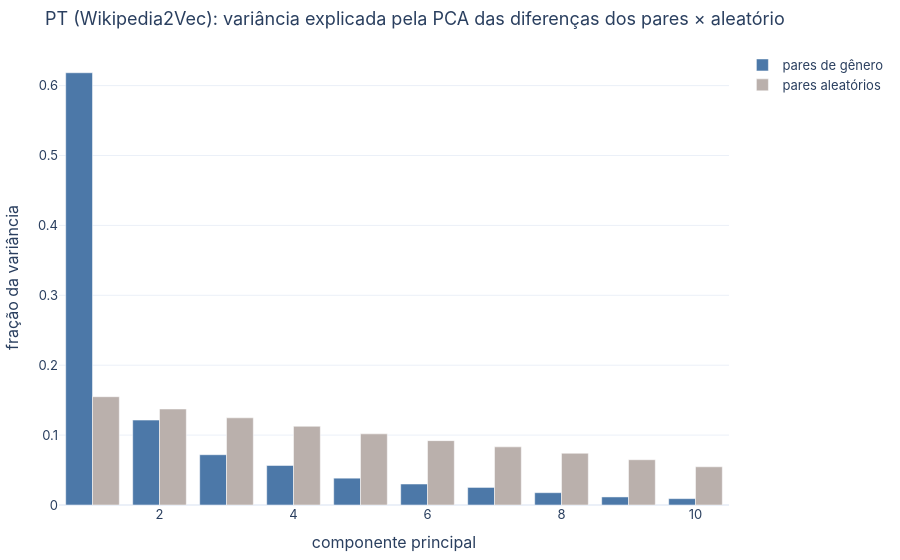

Notebook code for this chart:
### Markdown cell above
## 1. A direção de gênero em PT (Fig. 6, versão PT)

Em português a PCA das diferenças dos pares é ainda mais "limpa" que em inglês: a 1ª componente explica mais de 60 % da variância no Wikipedia2Vec. Hipótese: o gênero gramatical faz *toda* a concordância (artigos, adjetivos, particípios) coocorrer com o gênero, reforçando a direção.

### Code cell
for wv in [pt, mach]:
    comps, ev, used = pca_pairs(wv, lex.definitional_pairs)
    g = gender_direction(wv, lex.definitional_pairs)
    print(f"{wv.name}: pares usados {len(used)} · variância explicada {np.round(ev[:4], 3)} · aleatório {random_pca_baseline(wv.dim, len(used))[0]:.3f} · cos(ela,g)={float(wv['ela'] @ g):+.2f} cos(ele,g)={float(wv['ele'] @ g):+.2f}")
g_pt = gender_direction(pt, lex.definitional_pairs); g_m = gender_direction(mach, lex.definitional_pairs)
_, ev_pt, used_pt = pca_pairs(pt, lex.definitional_pairs)
pca_variance_figure(ev_pt, random_pca_baseline(pt.dim, len(used_pt)), title="PT (Wikipedia2Vec): variância explicada pela PCA das diferenças dos pares × aleatório")

### Figure 1 — Plotly figure (JSON) as saved in the notebook; plotly's stock layout.template omitted (floating-point values rounded to 4 significant figures)
{"data": [{"marker": {"color": "#4C78A8"}, "name": "pares de gênero", "type": "bar", "x": [1, 2, 3, 4, 5, 6, 7, 8, 9, 10], "y": [0.6184, 0.1215, 0.07192, 0.05655, 0.03837, 0.03001, 0.02512, 0.01759, 0.01152, 0.009105]}, {"marker": {"color": "#BAB0AC"}, "name": "pares aleatórios", "type": "bar", "x": [1, 2, 3, 4, 5, 6, 7, 8, 9, 10], "y": [0.1549, 0.1373, 0.1247, 0.1126, 0.1018, 0.09208, 0.08317, 0.07402, 0.06476, 0.05463]}], "layout": {"barmode": "group", "font": {"family": "Inter, Helvetica, Arial, sans-serif", "size": 13}, "margin": {"b": 40, "l": 40, "r": 20, "t": 50}, "title": {"text": "PT (Wikipedia2Vec): variância explicada pela PCA das diferenças dos pares × aleatório"}, "xaxis": {"title": {"text": "componente principal"}}, "yaxis": {"title": {"text": "fração da variância"}}}}
